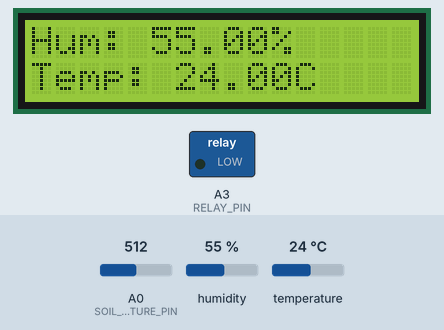
Bench run of a sketch on a simulated Arduino Uno, built with avr-gcc and run on an emulated ATmega328P. Shown: 16×2 character LCD, switched loads named in the sketch (green lamp = pin HIGH). The test bench sets the inputs (shaded band); at power-on: humidity 55 %, A0 (SOIL_MOISTURE_PIN) = 512, temperature 24 °C. What the sketch prints to the serial monitor is not drawn.

Above: at 3.2 s.
3.3 s: humidity set to 22 %
At 12.1 s:
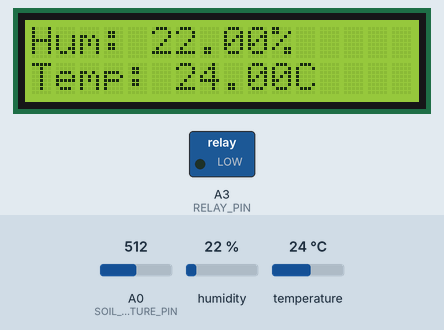
15.7 s: A0 (SOIL_MOISTURE_PIN) set to 716
At 23.9 s:
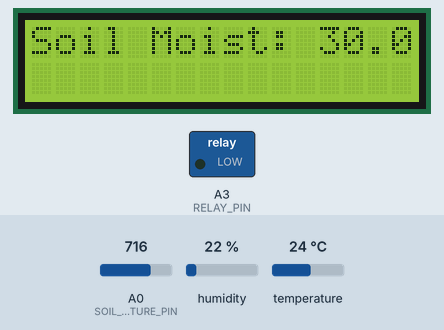
29.7 s: temperature set to 12 °C
At 39.5 s:
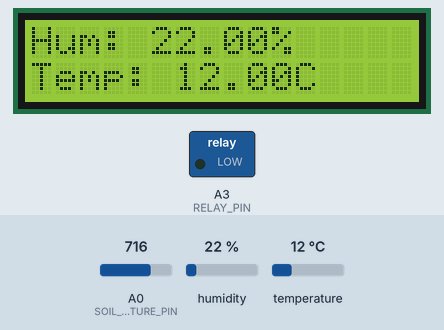
43.0 s: A0 (SOIL_MOISTURE_PIN) set to 900
At 51.3 s:
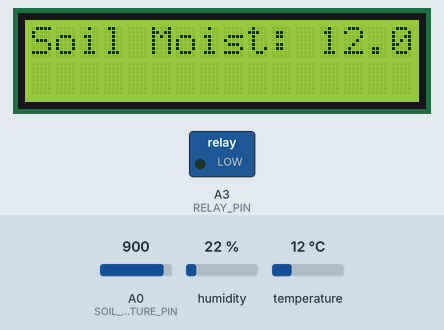
57.0 s: humidity set to 40 %
At 67.0 s:
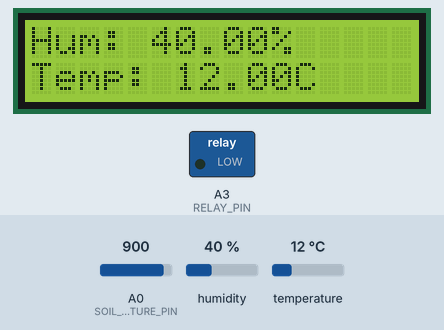
70.2 s: A0 (SOIL_MOISTURE_PIN) set to 1023
At 78.7 s:
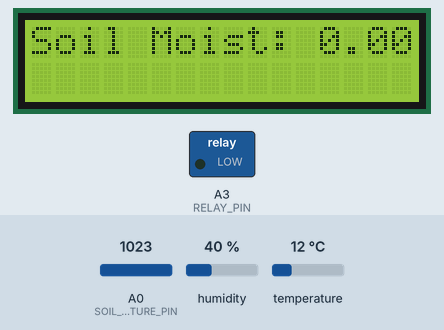
Timing chart, 0 to 80.2 s (numbered marks = the images above; inputs shaded):
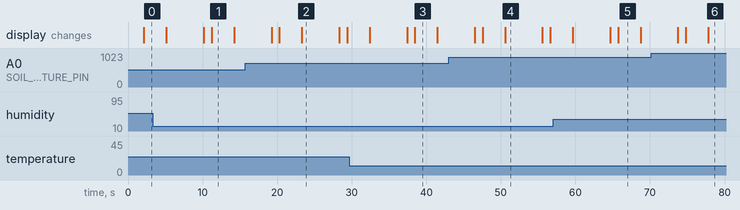

The sketch:

SWMS.ino
```cpp
#include <Wire.h>
#include <LiquidCrystal_I2C.h>
#include <DHT.h>

// Define DHT sensor pin and type
#define DHTPIN 2
#define DHTTYPE DHT11

// Initialize the DHT sensor
DHT dht(DHTPIN, DHTTYPE);

// Initialize the LCD (change the address to 0x3F if 0x27 doesn't work)
LiquidCrystal_I2C lcd(0x27, 16, 2);

// Define soil moisture sensor pin
#define SOIL_MOISTURE_PIN A0

// Define relay pin
#define RELAY_PIN A3

// Define constants for timing
const unsigned long MILLISECONDS_PER_HOUR = 3600000UL;
const unsigned long START_TIME = 5 * MILLISECONDS_PER_HOUR;  // 5 AM
const unsigned long END_TIME = 19 * MILLISECONDS_PER_HOUR;   // 7 PM
const unsigned long IRRIGATION_DURATION = 60000UL;           // 1 minute in milliseconds
const unsigned long SIX_AM = 6 * MILLISECONDS_PER_HOUR;      // 6 AM
const unsigned long FIVE_PM = 17 * MILLISECONDS_PER_HOUR;    // 5 PM

unsigned long previousMillis = 0;

void setup() {
  // Initialize the serial communication
  Serial.begin(9600);

  // Initialize the DHT sensor
  dht.begin();

  // Initialize the LCD
  lcd.init();
  lcd.backlight();

  // Initialize the relay pin as an output
  pinMode(RELAY_PIN, OUTPUT);
  digitalWrite(RELAY_PIN, LOW); // Make sure the relay is off initially

  // Print a welcome message
  lcd.setCursor(0, 0);
  lcd.print("Initializing...");
  delay(2000); // Wait for 2 seconds
  lcd.clear();
}

void loop() {
  unsigned long currentMillis = millis();
  unsigned long elapsedMillis = currentMillis % MILLISECONDS_PER_HOUR;

  // Read humidity and temperature values from DHT11 sensor
  float humidity = dht.readHumidity();
  float temperature = dht.readTemperature();

  // Read the soil moisture level
  int soilMoistureValue = analogRead(SOIL_MOISTURE_PIN);
  float soilMoisturePercent = map(soilMoistureValue, 1023, 0, 0, 100);

  // Verify if soil moisture reading is valid
  if (soilMoistureValue >= 0 && soilMoistureValue <= 1023) {
    // Print sensor values to Serial Monitor
    Serial.print("Humidity: ");
    Serial.print(humidity);
    Serial.println(" %");
    Serial.print("Temperature: ");
    Serial.print(temperature);
    Serial.println(" °C");
    Serial.print("Soil Moisture: ");
    Serial.print(soilMoisturePercent);
    Serial.println(" %");
    Serial.print("Time: ");
    Serial.print((currentMillis / MILLISECONDS_PER_HOUR) % 24); // Approximate hour
    Serial.print(":");
    Serial.println((elapsedMillis / 60000) % 60); // Approximate minute

    // Display sensor values on the LCD
    lcd.setCursor(0, 0);
    lcd.print("Hum: ");
    lcd.print(humidity);
    lcd.print("%");

    lcd.setCursor(0, 1);
    lcd.print("Temp: ");
    lcd.print(temperature);
    lcd.print("C");

    delay(3000);

    lcd.clear();

    lcd.setCursor(0, 0);
    lcd.print("Soil Moist: ");
    lcd.print(soilMoisturePercent);
    lcd.print("%");

    delay(5000);

    lcd.clear();

    // Control the relay based on the approximate time and sensor data
    unsigned long hourMillis = currentMillis % (24 * MILLISECONDS_PER_HOUR);
    if (hourMillis >= START_TIME && hourMillis < END_TIME) {
      // Adjusted thresholds for turning on and off
      if (soilMoisturePercent <= 40) {
        // Turn on the relay to start irrigation
        digitalWrite(RELAY_PIN, HIGH);
      } else if (soilMoisturePercent >= 55) {
        // Turn off the relay
        digitalWrite(RELAY_PIN, LOW);
      }
    } else {
      // Outside operational hours, turn off the relay
      digitalWrite(RELAY_PIN, LOW);
    }
  } else {
    // Invalid soil moisture reading, turn off the relay
    digitalWrite(RELAY_PIN, LOW);
    Serial.println("Error: Invalid soil moisture reading");
  }

  delay(1000); // Wait for 1 second before the next loop
}
```

Measured:
- what the display in image 1 shows lasts 3.0 s, from 11.2 s to 14.2 s
- what the display in image 2 shows lasts 5.0 s, from 23.3 s to 28.3 s
